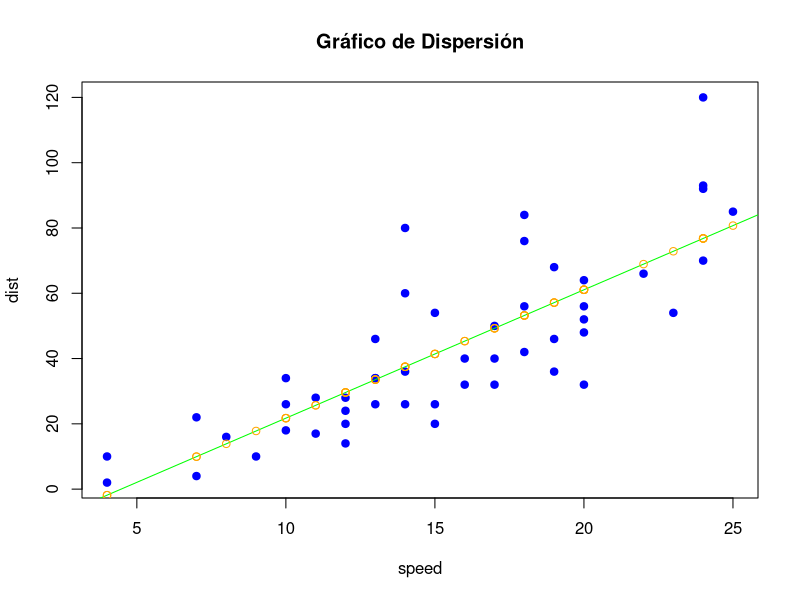
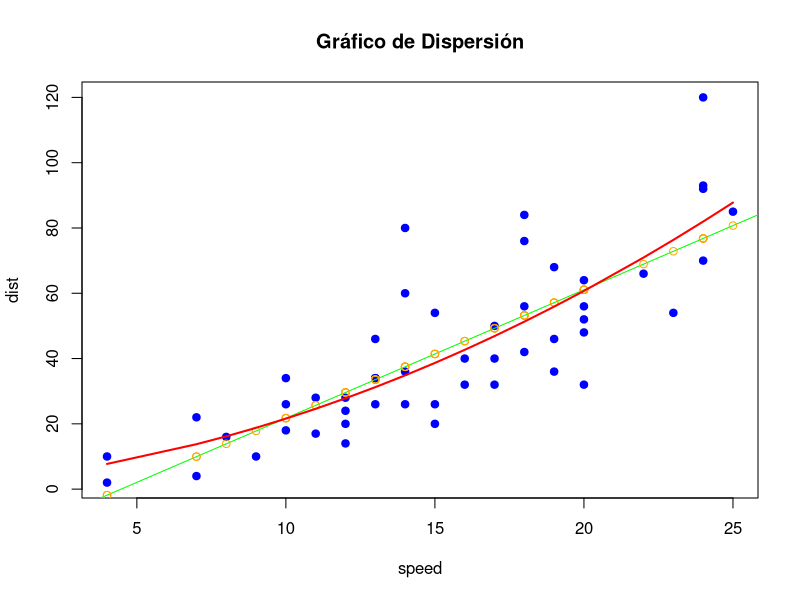

Recreate these plots in R, in order.
autos <- cars


y <- cars$dist
x <- cars$speed


X <- cbind(1, x)


beta <- solve(t(X) %*% X) %*% t(X) %*% y

predecidos <- X %*% beta


plot(x, y, main="Gráfico de Dispersión", xlab="speed", ylab="dist", pch=19, col="blue")
abline(a = beta[1], b = beta[2], col="green")
points(x, predecidos, col = "orange")


residuos <- y - predecidos

estVar <- 1/50 * t(residuos) %*% residuos


X2 <- cbind(X, x^2)
beta2 <- solve(t(X2) %*% X2) %*% t(X2) %*% y
y_pred_pol <- X2 %*% beta2


plot(x, y, main="Gráfico de Dispersión", xlab="speed", ylab="dist", pch=19, col="blue")
abline(a = beta[1], b = beta[2], col="green")
points(x, predecidos, col = "orange")
lines(x, y_pred_pol, col="red", lwd=2)

